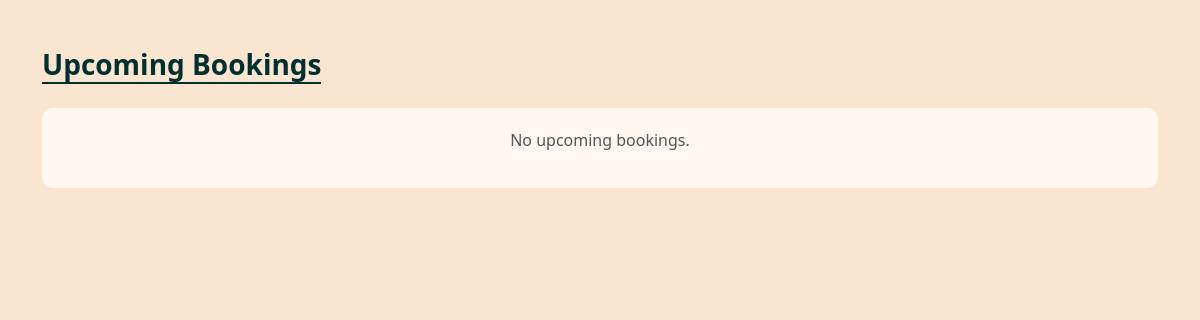
Before: /customer/bookings/upcoming/ (signed in) with the older database file.
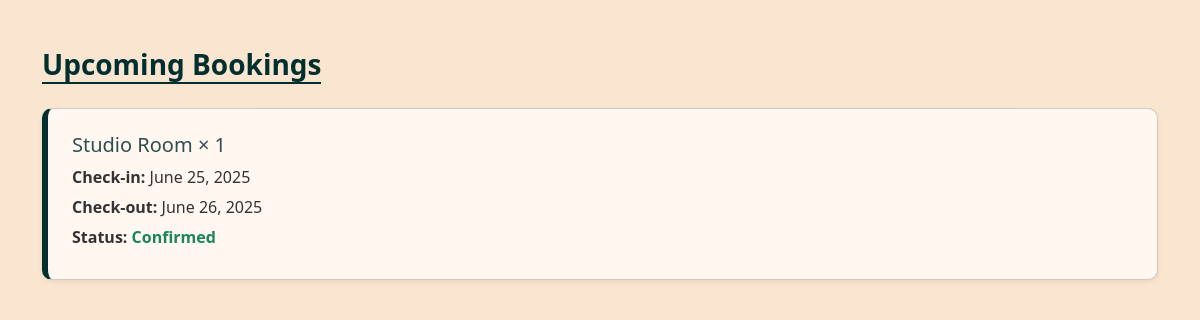
After: the same page with the newer database file.
### useraccount/models.py (models this page shows, shortened)
class Booking(models.Model):
    STATUS_CHOICES = (
        ('Pending', 'Pending'),
        ('Confirmed', 'Confirmed'),
        ('Cancelled', 'Cancelled'),
    )
    user = models.ForeignKey(User, on_delete=models.CASCADE)
    room_type = models.ForeignKey(RoomType, on_delete=models.CASCADE)
    quantity = models.PositiveIntegerField(default=1)
    check_in = models.DateField()
    check_out = models.DateField()
    guests = models.IntegerField()
    status = models.CharField(max_length=20, choices=STATUS_CHOICES, default='Pending')
    booked_on = models.DateTimeField(auto_now_add=True)
    amount = models.DecimalField(max_digits=10, decimal_places=2, null=True, blank=True)

class RoomType(models.Model):
    name = models.CharField(max_length=100)
    description = models.TextField()
    price_per_night = models.DecimalField(max_digits=8, decimal_places=2)
    capacity = models.IntegerField()
    features = models.TextField()
    image = models.ImageField(upload_to='room_images/')
    is_available = models.BooleanField(default=True)

### customer/views.py (the view)
# urls.py: path('bookings/upcoming/', views.upcoming_bookings, name='upcomingbookings'),
@login_required
def upcoming_bookings(request):
    today = date.today()
    bookings = Booking.objects.filter(user=request.user, check_in__gte=today).order_by('check_in')
    return render(request, 'upcomingbooking.html', {'bookings': bookings})

### customer/templates/upcomingbooking.html (shortened to what this page needs)
<!doctype html>
<html lang="en">
    <head>
        <link
            href="https://cdn.jsdelivr.net/npm/bootstrap@5.3.2/dist/css/bootstrap.min.css"
            rel="stylesheet"
        />
    </head>
    <body>
        <div class="container mt-5">
            <h3 class="section-title mb-4">Upcoming Bookings</h3>
            {% if bookings %}
            {% for booking in bookings %}
                <div class="card booking-card mb-4 shadow-sm p-4">
                <h5>{{ booking.room_type.name }} × {{ booking.quantity }}</h5>
                <p><strong>Check-in:</strong> {{ booking.check_in }}</p>
                <p><strong>Check-out:</strong> {{ booking.check_out }}</p>
                <p><strong>Status:</strong> <span class="status-text">{{ booking.status }}</span></p>
                </div>
            {% endfor %}
            {% else %}
            <div class="no-booking">
                <p>No upcoming bookings.</p>
            </div>
            {% endif %}
        </div>
    </body>
</html>

Changed rows visible on the page:
added Booking: room_type.name "Studio Room", quantity "1", check_in "June 25, 2025", check_out "June 26, 2025", status "Confirmed"
Other visible differences:
text no longer shown: "No upcoming bookings."
